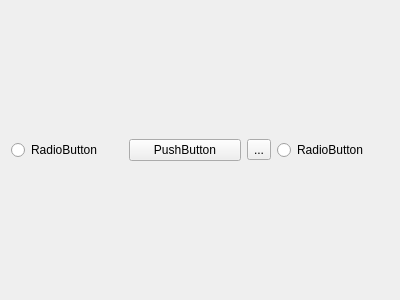
<?xml version="1.0" encoding="UTF-8"?>
<ui version="4.0">
 <class>Form</class>
 <widget class="QWidget" name="Form">
  <property name="geometry">
   <rect>
    <x>0</x>
    <y>0</y>
    <width>400</width>
    <height>300</height>
   </rect>
  </property>
  <property name="windowTitle">
   <string>Form</string>
  </property>
  <layout class="QHBoxLayout" name="horizontalLayout">
   <item>
    <widget class="QRadioButton" name="radioButton">
     <property name="text">
      <string>RadioButton</string>
     </property>
     <attribute name="buttonGroup">
      <string notr="true">buttonGroup</string>
     </attribute>
    </widget>
   </item>
   <item>
    <widget class="QPushButton" name="pushButton">
     <property name="text">
      <string>PushButton</string>
     </property>
    </widget>
   </item>
   <item>
    <widget class="QToolButton" name="toolButton">
     <property name="text">
      <string>...</string>
     </property>
     <property name="toolButtonStyle">
      <enum>Qt::ToolButtonTextOnly</enum>
     </property>
     <property name="arrowType">
      <enum>Qt::DownArrow</enum>
     </property>
    </widget>
   </item>
   <item>
    <widget class="QRadioButton" name="radioButton_2">
     <property name="text">
      <string>RadioButton</string>
     </property>
     <attribute name="buttonGroup">
      <string notr="true">buttonGroup</string>
     </attribute>
    </widget>
   </item>
  </layout>
 </widget>
 <resources/>
 <connections/>
 <buttongroups>
  <buttongroup name="buttonGroup"/>
 </buttongroups>
</ui>
